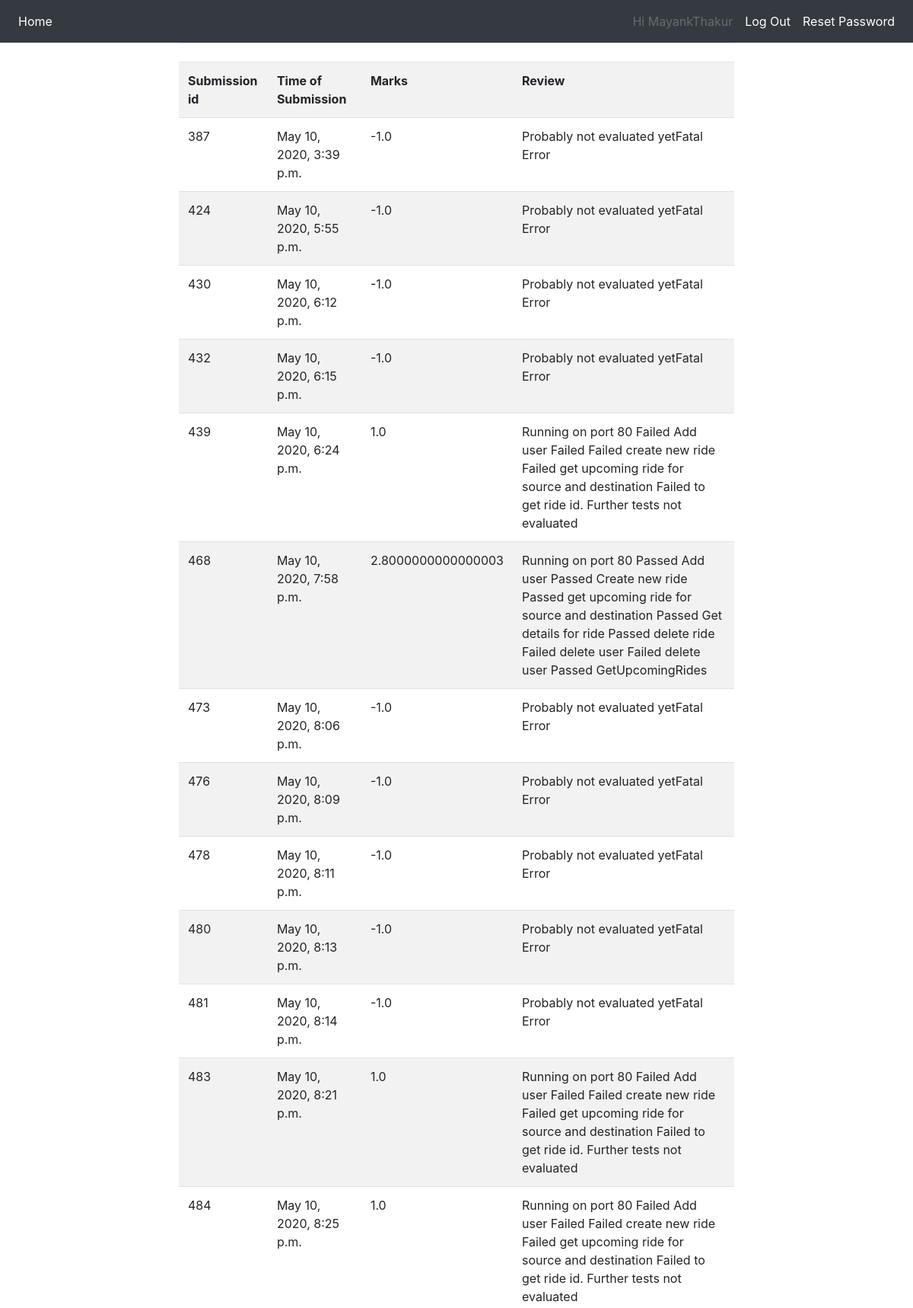
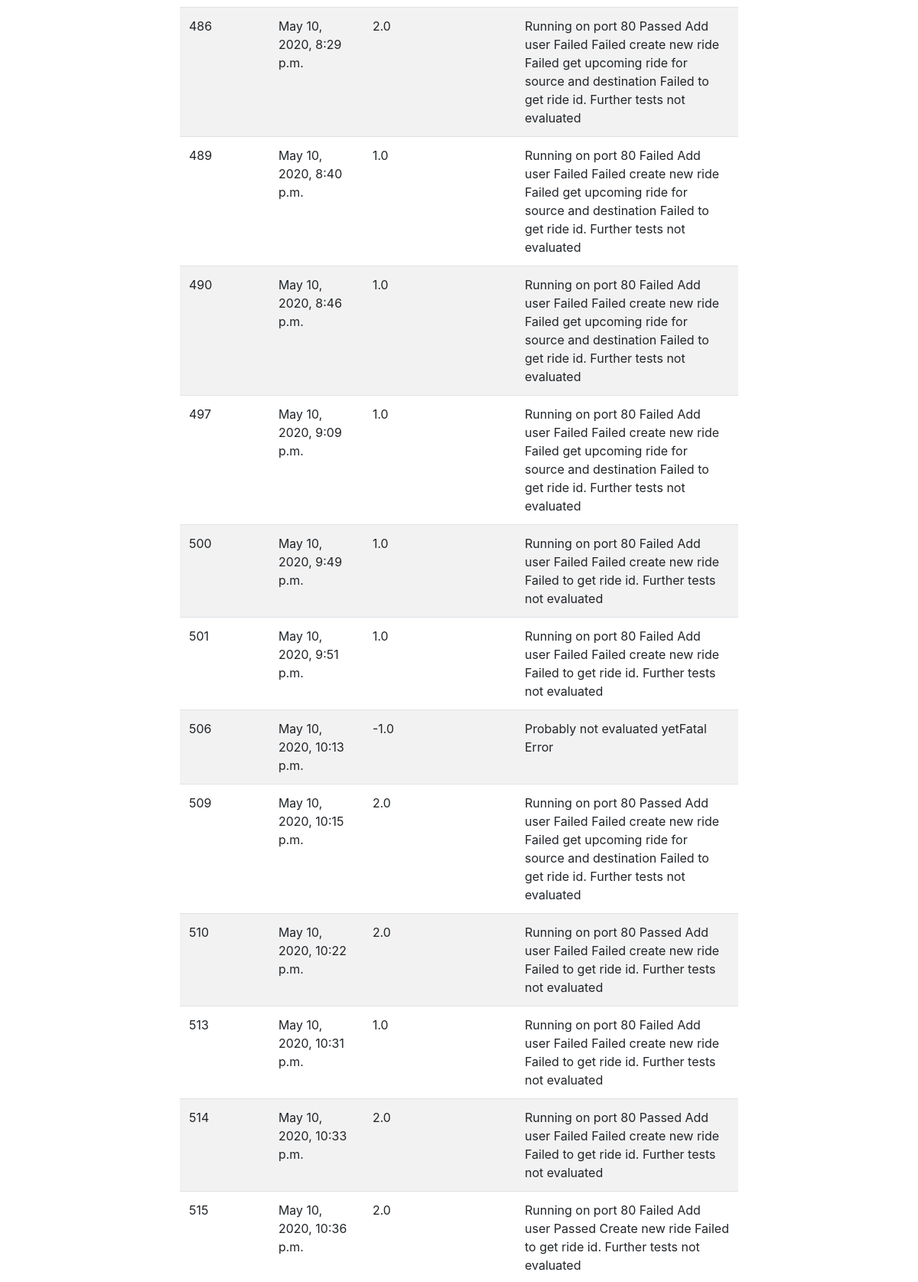
The app's page /faculty/view_submissions?eval_id=2 (signed in, upper part) with its own data (2 pictures, top to bottom).
### studentmgr/models.py (models this page shows, shortened)
class Submission(models.Model):
    team = models.ForeignKey(Team, on_delete=models.CASCADE)
    username = models.CharField(max_length=128, blank=True)
    timestamp = models.DateTimeField(default=timezone.now)
    evaluation = models.ForeignKey(Evaluation, on_delete=models.CASCADE)
    marks = models.FloatField(default=-1)
    message = models.TextField(default="Probably not evaluated yet")
    faculty_message = models.TextField(blank=True)
    public_ip_address = models.URLField(blank=False)
    source_code_file = models.FileField(upload_to="source/api_test/")
    above_specification_choice = models.CharField(max_length=256, blank=True, null=True)
    above_specification = models.TextField()
    above_specification_file = models.FileField(
        upload_to="source/above_api_specification/"
    )
    private_key_file = models.FileField(
        upload_to="key", storage=OverwriteStorage(), blank=True
    )

### facultymgr/views.py (the view)
# urls.py: path("view_submissions", views.SubmissionView.as_view(), name="view_submission"),
class SubmissionView(LoginRequiredMixin, UserPassesTestMixin, View):
    def test_func(self):
        return self.request.user.groups.filter(name="faculty").exists()
    def get(self, request):
        evaluation = request.GET["eval_id"]
        submissions = Submission.objects.filter(evaluation=evaluation)
        return render(request, "submissions.html", {"submissions": submissions})

### studentmgr/templates/submissions.html (shortened to what this page needs)
{% extends 'base.html' %}
{% load crispy_forms_tags %}
{% block content %}
    <div class="table-responsive">
        <table class="table table-striped">
            <tr>
                <th>Submission id</th>
                <th>Time of Submission</th>
                <th>Marks</th>
                <th>Review</th>
            </tr>
            {% for submission in submissions %}
                <tr>
                    <td> {{ submission.id }}</td>
                    <td>{{ submission.timestamp }}</td>
                    <td>{{ submission.marks }}</td>
                    <td>{{ submission.message }}</td>
                </tr>
            {% endfor %}
        </table>
    </div>
{% endblock %}

### templates/base.html (shortened to what this page needs)
<!DOCTYPE html>
<html lang="en">
<head>
    <link rel="stylesheet" href="https://maxcdn.bootstrapcdn.com/bootstrap/4.4.1/css/bootstrap.min.css">
</head>
<body>
{% if user.is_authenticated %}
    <nav class="navbar navbar-expand-sm bg-dark navbar-dark">
        <ul class="navbar-nav mr-auto">
            <li class="nav-item active">
                <a class="nav-link" href="{% url 'home' %}">Home</a>
            </li>
        </ul>
        <ul class="navbar-nav ml-auto">
            <li class="nav-item">
                <a class="nav-link disabled" href="#">Hi {{ user.username }}</a>
            </li>
            <li class="nav-item active">
                <a class="nav-link" href="{% url 'logout' %}">Log Out</a>
            </li>
            <li class="nav-item active">
                <a class="nav-link" href="{% url 'password_reset' %}">Reset Password</a>
            </li>
        </ul>
    </nav>
{% endif %}
<div class="container">
    <div class="row justify-content-center">
        <div class="col-8">
            <hr class="mt-0 mb-4">
            <main>
                {% block content %}
                {% endblock %}
            </main>
        </div>
    </div>
</div>
</body>
</html>

### records on screen
Submission: id "387", timestamp "May 10, 2020, 3:39 p.m.", marks "-1.0", message "Probably not evaluated yetFatal Error"
Submission: id "424", timestamp "May 10, 2020, 5:55 p.m.", marks "-1.0", message "Probably not evaluated yetFatal Error"
Submission: id "430", timestamp "May 10, 2020, 6:12 p.m.", marks "-1.0", message "Probably not evaluated yetFatal Error"
Submission: id "432", timestamp "May 10, 2020, 6:15 p.m.", marks "-1.0", message "Probably not evaluated yetFatal Error"
Submission: id "439", timestamp "May 10, 2020, 6:24 p.m.", marks "1.0", message "Running on port 80 Failed Add user Failed Failed create new ride Failed get upcoming ride for source and destination Failed to get ride id. Further tests not evaluated"
Submission: id "468", timestamp "May 10, 2020, 7:58 p.m.", marks "2.8000000000000003", message "Running on port 80 Passed Add user Passed Create new ride Passed get upcoming ride for source and destination Passed Get details for ride Passed delete ride Failed delete user Failed delete user Passed GetUpcomingRides"
Submission: id "473", timestamp "May 10, 2020, 8:06 p.m.", marks "-1.0", message "Probably not evaluated yetFatal Error"
Submission: id "476", timestamp "May 10, 2020, 8:09 p.m.", marks "-1.0", message "Probably not evaluated yetFatal Error"
Submission: id "478", timestamp "May 10, 2020, 8:11 p.m.", marks "-1.0", message "Probably not evaluated yetFatal Error"
Submission: id "480", timestamp "May 10, 2020, 8:13 p.m.", marks "-1.0", message "Probably not evaluated yetFatal Error"
Submission: id "481", timestamp "May 10, 2020, 8:14 p.m.", marks "-1.0", message "Probably not evaluated yetFatal Error"
Submission: id "483", timestamp "May 10, 2020, 8:21 p.m.", marks "1.0", message "Running on port 80 Failed Add user Failed Failed create new ride Failed get upcoming ride for source and destination Failed to get ride id. Further tests not evaluated"
Submission: id "484", timestamp "May 10, 2020, 8:25 p.m.", marks "1.0", message "Running on port 80 Failed Add user Failed Failed create new ride Failed get upcoming ride for source and destination Failed to get ride id. Further tests not evaluated"
Submission: id "486", timestamp "May 10, 2020, 8:29 p.m.", marks "2.0", message "Running on port 80 Passed Add user Failed Failed create new ride Failed get upcoming ride for source and destination Failed to get ride id. Further tests not evaluated"
Submission: id "489", timestamp "May 10, 2020, 8:40 p.m.", marks "1.0", message "Running on port 80 Failed Add user Failed Failed create new ride Failed get upcoming ride for source and destination Failed to get ride id. Further tests not evaluated"
Submission: id "490", timestamp "May 10, 2020, 8:46 p.m.", marks "1.0", message "Running on port 80 Failed Add user Failed Failed create new ride Failed get upcoming ride for source and destination Failed to get ride id. Further tests not evaluated"
Submission: id "497", timestamp "May 10, 2020, 9:09 p.m.", marks "1.0", message "Running on port 80 Failed Add user Failed Failed create new ride Failed get upcoming ride for source and destination Failed to get ride id. Further tests not evaluated"
Submission: id "500", timestamp "May 10, 2020, 9:49 p.m.", marks "1.0", message "Running on port 80 Failed Add user Failed Failed create new ride Failed to get ride id. Further tests not evaluated"
Submission: id "501", timestamp "May 10, 2020, 9:51 p.m.", marks "1.0", message "Running on port 80 Failed Add user Failed Failed create new ride Failed to get ride id. Further tests not evaluated"
Submission: id "506", timestamp "May 10, 2020, 10:13 p.m.", marks "-1.0", message "Probably not evaluated yetFatal Error"
Submission: id "509", timestamp "May 10, 2020, 10:15 p.m.", marks "2.0", message "Running on port 80 Passed Add user Failed Failed create new ride Failed get upcoming ride for source and destination Failed to get ride id. Further tests not evaluated"
Submission: id "510", timestamp "May 10, 2020, 10:22 p.m.", marks "2.0", message "Running on port 80 Passed Add user Failed Failed create new ride Failed to get ride id. Further tests not evaluated"
Submission: id "513", timestamp "May 10, 2020, 10:31 p.m.", marks "1.0", message "Running on port 80 Failed Add user Failed Failed create new ride Failed to get ride id. Further tests not evaluated"
Submission: id "514", timestamp "May 10, 2020, 10:33 p.m.", marks "2.0", message "Running on port 80 Passed Add user Failed Failed create new ride Failed to get ride id. Further tests not evaluated"
Submission: id "515", timestamp "May 10, 2020, 10:36 p.m.", marks "2.0", message "Running on port 80 Failed Add user Passed Create new ride Failed to get ride id. Further tests not evaluated"

### other values on screen
{{ user.username }} "MayankThakur"
